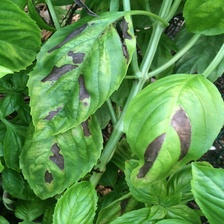
#> input picture Datasets/Dataset_224/Basil_downy_mildew/15518893212_a1604575ca_b.jpg, 224 x 224 px; its folder holds only this picture in this run
$ python -i clahe.py   (imports and definitions only)
#> lines starting #> are read from the running program, lines starting #| are printed output that depends on the picture
#> further down, picture is the input picture: PIL image 224x224 RGB; mean R, G, B 90.7, 145.7, 75.7
"""
CLAHE (Contrast Limited Adaptive Histogram Equalization).

Mejora el contraste local sin distorsionar tanto el color como un
ajuste global de brillo/contraste — buena opción para fotos con
iluminación desigual tomadas en campo.

Requiere opencv-python:
    pip install opencv-python
"""

import numpy as np
from PIL import Image

try:
    import cv2
except ImportError:
    cv2 = None


class Clahe:
    def __init__(self, clip_limit=2.0, tile_grid_size=(8, 8)):
        if cv2 is None:
            raise ImportError(
                "CLAHE requiere opencv-python. Instálalo con: pip install opencv-python"
            )
        self._clahe = cv2.createCLAHE(clipLimit=clip_limit, tileGridSize=tile_grid_size)

    def __call__(self, imagen):
        arreglo = np.array(imagen.convert("RGB"))
        lab = cv2.cvtColor(arreglo, cv2.COLOR_RGB2LAB)
#> lab: shape (224, 224, 3); mean of channels 0, 1, 2 139.5, 96.7, 158.9
        l, a, b = cv2.split(lab)
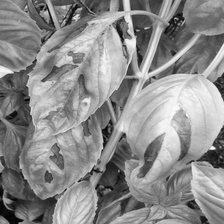
#> l: shape (224, 224); min 2, max 254, mean 139.5
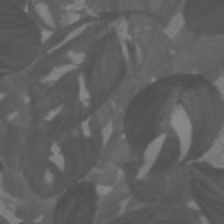
#> a: shape (224, 224); min 77, max 137, mean 96.7
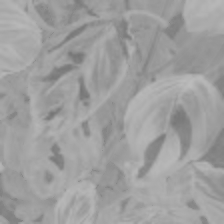
#> b: shape (224, 224); min 117, max 188, mean 158.9
        l = self._clahe.apply(l)
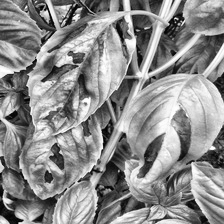
#> l: shape (224, 224); min 1, max 255, mean 140.2
        lab = cv2.merge((l, a, b))
#> lab: shape (224, 224, 3); mean of channels 0, 1, 2 140.2, 96.7, 158.9
        resultado = cv2.cvtColor(lab, cv2.COLOR_LAB2RGB)
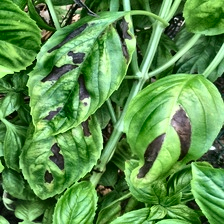
#> resultado: shape (224, 224, 3); mean R, G, B 92, 147.2, 77.6
        return Image.fromarray(resultado)


def construir(clip_limit=2.0, tile_grid_size=(8, 8)):
    """Devuelve el objeto invocable (opera sobre imagen PIL)."""
    return Clahe(clip_limit=clip_limit, tile_grid_size=tile_grid_size)

>>> from PIL import Image
>>> picture = Image.open('../../../Datasets/Dataset_224/Basil_downy_mildew/15518893212_a1604575ca_b.jpg')
>>> result = Clahe()(picture)

$ run again, on Datasets/Dataset_224/Basil_downy_mildew/IMG_20201023_113732.jpg
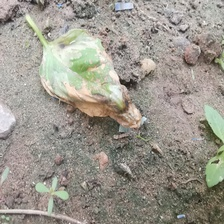
#> input picture Datasets/Dataset_224/Basil_downy_mildew/IMG_20201023_113732.jpg, 224 x 224 px
#> picture is the input picture: PIL image 224x224 RGB; mean R, G, B 155, 150.7, 140.8
#> in __call__, `l, a, b = cv2.split(lab)`:
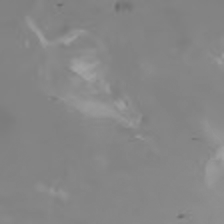
#> b: shape (224, 224); min 106, max 163, mean 133.9
#> in __call__, `resultado = cv2.cvtColor(lab, cv2.COLOR_LAB2RGB)`:
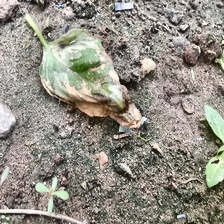
#> resultado: shape (224, 224, 3); mean R, G, B 145.7, 141.6, 131.8

$ run again, on Datasets/Dataset_224/Basil_downy_mildew/IMG_20201023_114011.jpg
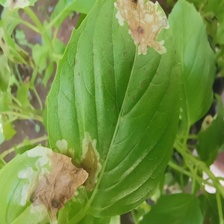
#> input picture Datasets/Dataset_224/Basil_downy_mildew/IMG_20201023_114011.jpg, 224 x 224 px
#> picture is the input picture: PIL image 224x224 RGB; mean R, G, B 115.6, 145.2, 67.1
#> in __call__, `l = self._clahe.apply(l)`:
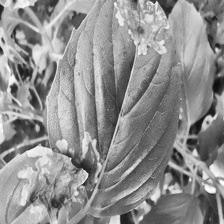
#> l: shape (224, 224); min 12, max 255, mean 143
#> in __call__, `resultado = cv2.cvtColor(lab, cv2.COLOR_LAB2RGB)`:
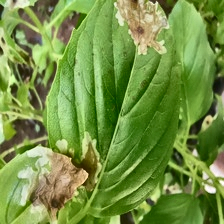
#> resultado: shape (224, 224, 3); mean R, G, B 115.2, 145.1, 67

$ run again, on Datasets/Dataset_224/Basil_downy_mildew/IMG_20201023_114333.jpg
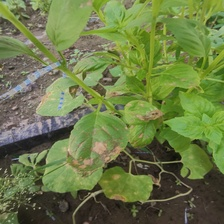
#> input picture Datasets/Dataset_224/Basil_downy_mildew/IMG_20201023_114333.jpg, 224 x 224 px
#> picture is the input picture: PIL image 224x224 RGB; mean R, G, B 107.6, 122.2, 71
#> in __call__, `l = self._clahe.apply(l)`:
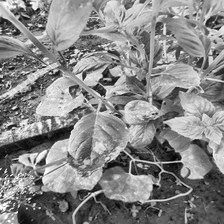
#> l: shape (224, 224); min 3, max 255, mean 134.3
#> in __call__, `resultado = cv2.cvtColor(lab, cv2.COLOR_LAB2RGB)`:
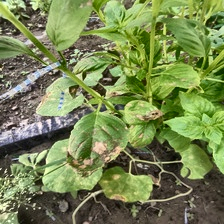
#> resultado: shape (224, 224, 3); mean R, G, B 118.9, 133.6, 81.8
